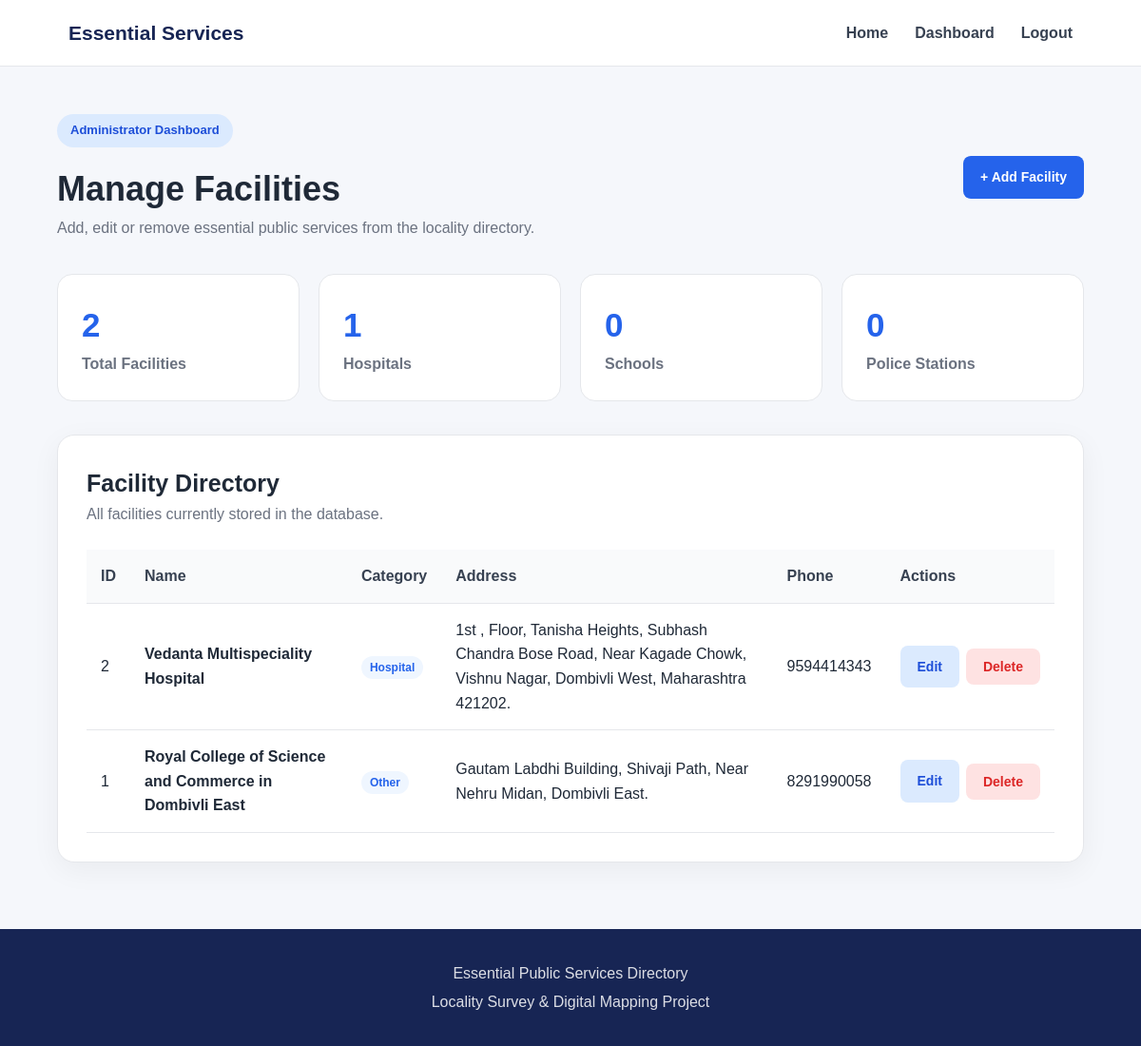
Screenshot of /admin (signed in) with the database file from the repository.
### tables this page shows
CREATE TABLE facilities (
            id INTEGER PRIMARY KEY AUTOINCREMENT,
            name TEXT NOT NULL,
            category TEXT NOT NULL,
            address TEXT NOT NULL,
            phone TEXT,
            description TEXT,
            latitude REAL,
            longitude REAL,
            opening_hours TEXT,
            created_at TIMESTAMP DEFAULT CURRENT_TIMESTAMP
        );

### app.py (the view)
@app.route("/admin")
@login_required
def admin():
    conn = get_db_connection()
    facilities = conn.execute("""
        SELECT * FROM facilities
        ORDER BY id DESC
    """).fetchall()
    total_facilities = conn.execute(
        "SELECT COUNT(*) FROM facilities"
    ).fetchone()[0]
    total_hospitals = conn.execute(
        "SELECT COUNT(*) FROM facilities WHERE category = ?",
        ("Hospital",)
    ).fetchone()[0]
    total_schools = conn.execute(
        "SELECT COUNT(*) FROM facilities WHERE category = ?",
        ("School",)
    ).fetchone()[0]
    total_police = conn.execute(
        "SELECT COUNT(*) FROM facilities WHERE category = ?",
        ("Police Station",)
    ).fetchone()[0]
    conn.close()
    return render_template(
        "admin.html",
        facilities=facilities,
        total_facilities=total_facilities,
        total_hospitals=total_hospitals,
        total_schools=total_schools,
        total_police=total_police
    )

### app.py (called while the page is built)
def get_db_connection():
    conn = sqlite3.connect(DATABASE)
    conn.row_factory = sqlite3.Row
    return conn

def login_required(f):
    @wraps(f)
    def decorated_function(*args, **kwargs):
        if "admin_id" not in session:
            return redirect(url_for("login"))
        return f(*args, **kwargs)
    return decorated_function

### templates/admin.html (shortened to what this page needs)
{% extends "base.html" %}
{% block content %}
<section class="admin-page">
    <div class="admin-header">
        <div>
            <span class="badge">
                Administrator Dashboard
            </span>
            <h1>
                Manage Facilities
            </h1>
            <p>
                Add, edit or remove essential public services
                from the locality directory.
            </p>
        </div>
        <a
            href="{{ url_for('add_facility') }}"
            class="primary-btn">
            + Add Facility
        </a>
    </div>
    <div class="stats-grid">
        <div class="stat-card">
            <span class="stat-number">
                {{ total_facilities }}
            </span>
            <span class="stat-label">
                Total Facilities
            </span>
        </div>
        <div class="stat-card">
            <span class="stat-number">
                {{ total_hospitals }}
            </span>
            <span class="stat-label">
                Hospitals
            </span>
        </div>
        <div class="stat-card">
            <span class="stat-number">
                {{ total_schools }}
            </span>
            <span class="stat-label">
                Schools
            </span>
        </div>
        <div class="stat-card">
            <span class="stat-number">
                {{ total_police }}
            </span>
            <span class="stat-label">
                Police Stations
            </span>
        </div>
    </div>
    <div class="admin-card">
        <div class="admin-card-header">
            <div>
                <h2>
                    Facility Directory
                </h2>
                <p>
                    All facilities currently stored in the database.
                </p>
            </div>
        </div>
        {% if facilities %}
        <div class="table-wrapper">
            <table class="facility-table">
                <thead>
                    <tr>
                        <th>ID</th>
                        <th>Name</th>
                        <th>Category</th>
                        <th>Address</th>
                        <th>Phone</th>
                        <th>Actions</th>
                    </tr>
                </thead>
                <tbody>
                    {% for facility in facilities %}
                    <tr>
                        <td>
                            {{ facility.id }}
                        </td>
                        <td>
                            <strong>
                                {{ facility.name }}
                            </strong>
                        </td>
                        <td>
                            <span class="table-category">
                                {{ facility.category }}
                            </span>
                        </td>
                        <td>
                            {{ facility.address }}
                        </td>
                        <td>
                            {{ facility.phone or "N/A" }}
                        </td>
                        <td>
                            <div class="action-buttons">
                                <a
                                    href="{{ url_for(
                                        'edit_facility',
                                        facility_id=facility.id
                                    ) }}"
                                    class="edit-btn">
                                    Edit
                                </a>
                                <form
                                    method="POST"
                                    action="{{ url_for(
                                        'delete_facility',
                                        facility_id=facility.id
                                    ) }}"
                                    onsubmit="return confirm(
                                        'Are you sure you want to delete this facility?'
                                    );">
                                    <button
                                        type="submit"
                                        class="delete-btn">
                                        Delete
                                    </button>
                                </form>
                            </div>
                        </td>
                    </tr>
                    {% endfor %}
                </tbody>
            </table>
        </div>
        {% endif %}
    </div>
</section>
{% endblock %}

### static/style.css (style rules this page uses)
* { margin: 0; padding: 0; box-sizing: border-box; }
body { font-family: Arial, Helvetica, sans-serif; background: #f5f7fb; color: #1f2937; line-height: 1.6; }
.badge { display: inline-block; padding: 7px 14px; border-radius: 30px; background: #dbeafe; color: #1d4ed8; font-size: 13px; font-weight: 700; margin-bottom: 15px; }
.primary-btn, .secondary-btn, .edit-btn, .delete-btn { display: inline-block; text-decoration: none; border: none; cursor: pointer; padding: 11px 18px; border-radius: 8px; font-weight: 700; font-size: 14px; }
.primary-btn { background: #2563eb; color: white; }
.edit-btn { background: #dbeafe; color: #1d4ed8; }
.delete-btn { background: #fee2e2; color: #dc2626; }
.admin-page { width: 90%; max-width: 1400px; margin: 50px auto; }
.admin-header { display: flex; justify-content: space-between; align-items: center; gap: 20px; margin-bottom: 35px; }
.admin-header h1 { font-size: 36px; }
.admin-header p { color: #6b7280; }
.stats-grid { display: grid; grid-template-columns: repeat(4, 1fr); gap: 20px; margin-bottom: 35px; }
.stat-card { background: white; padding: 25px; border-radius: 16px; border: 1px solid #e5e7eb; }
.stat-number { display: block; font-size: 35px; font-weight: 800; color: #2563eb; }
.stat-label { color: #6b7280; font-weight: 600; }
.admin-card, .form-card { background: white; border-radius: 18px; padding: 30px; border: 1px solid #e5e7eb; box-shadow: 0 8px 30px rgba(0, 0, 0, 0.05); }
.admin-card-header { margin-bottom: 25px; }
.admin-card-header h2 { font-size: 25px; }
.admin-card-header p { color: #6b7280; }
.table-wrapper { overflow-x: auto; }
.facility-table { width: 100%; border-collapse: collapse; }
.facility-table th, .facility-table td { text-align: left; padding: 15px; border-bottom: 1px solid #e5e7eb; }
.facility-table th { background: #f9fafb; color: #374151; }
.table-category { background: #eff6ff; color: #2563eb; padding: 5px 9px; border-radius: 15px; font-size: 12px; font-weight: 700; }
.action-buttons { display: flex; gap: 7px; align-items: center; }
.action-buttons form { margin: 0; }

### rows the page displays
facilities: id "2", name "Vedanta Multispeciality Hospital", category "Hospital", address "1st , Floor, Tanisha Heights, Subhash Chandra Bose Road, Near Kagade Chowk, Vishnu Nagar, Dombivli West, Maharashtra 421202.", phone "9594414343"
facilities: id "1", name "Royal College of Science and Commerce in Dombivli East", category "Other", address "Gautam Labdhi Building, Shivaji Path, Near Nehru Midan, Dombivli East.", phone "8291990058"

### other values shown
{{ total_facilities }} "2"
{{ total_hospitals }} "1"
{{ total_schools }} "0"
{{ total_police }} "0"
